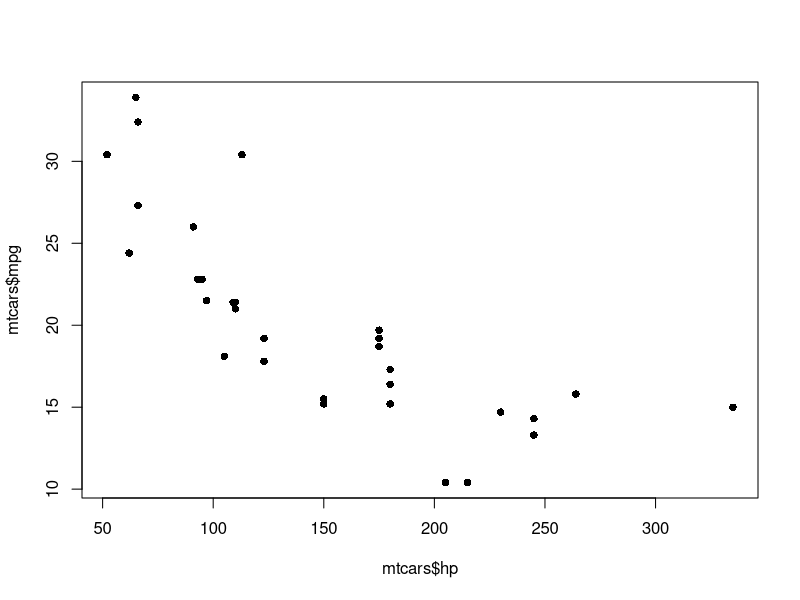
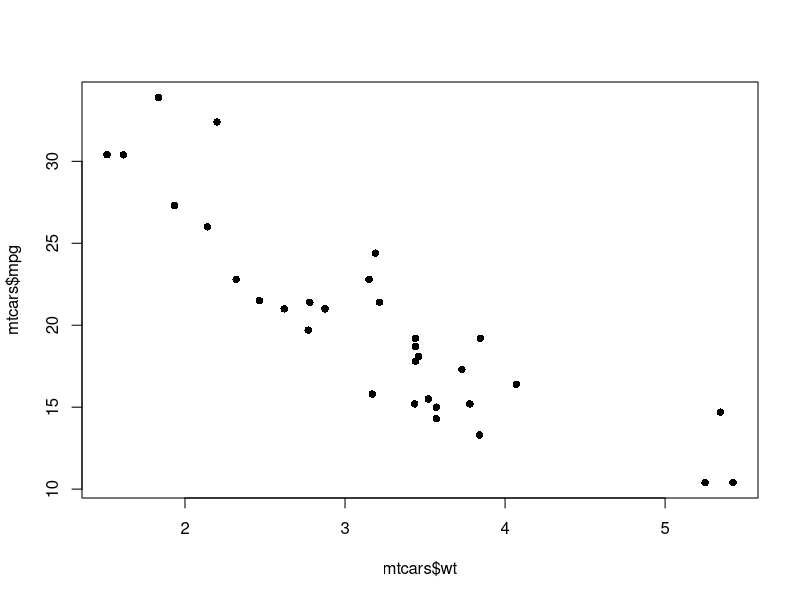
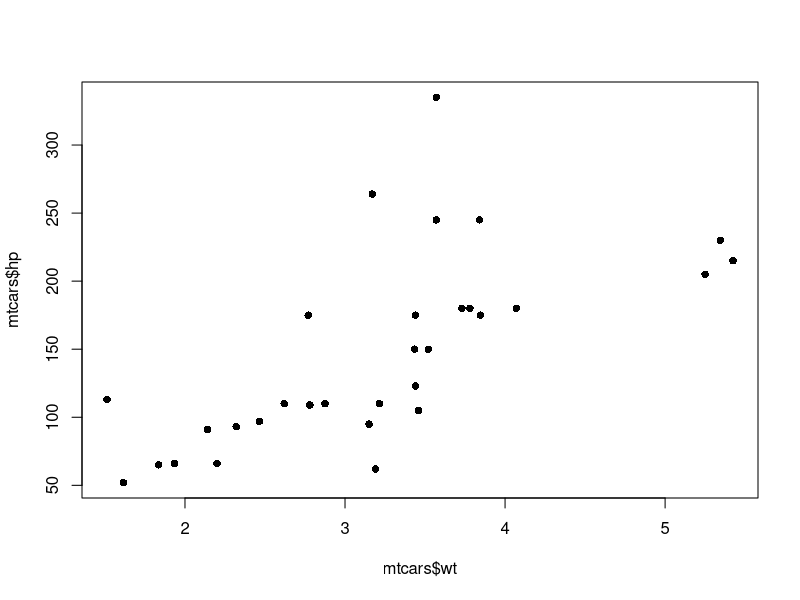
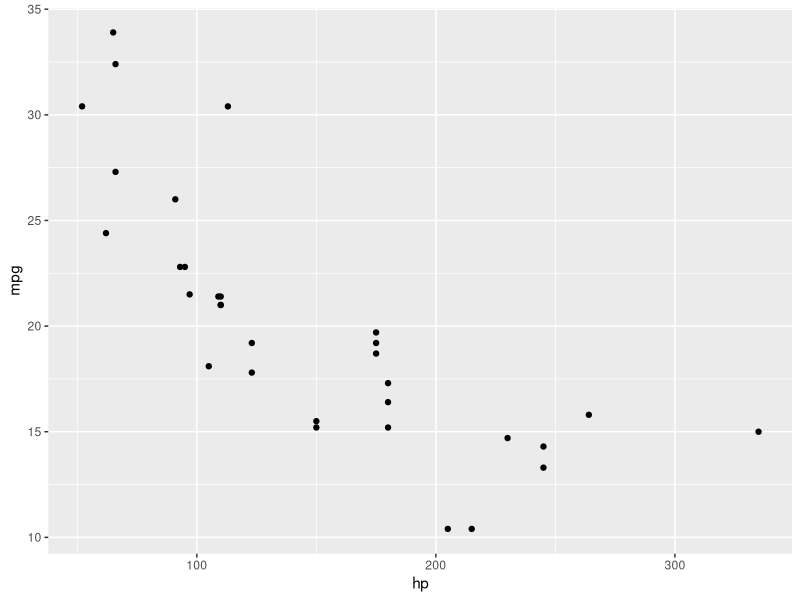
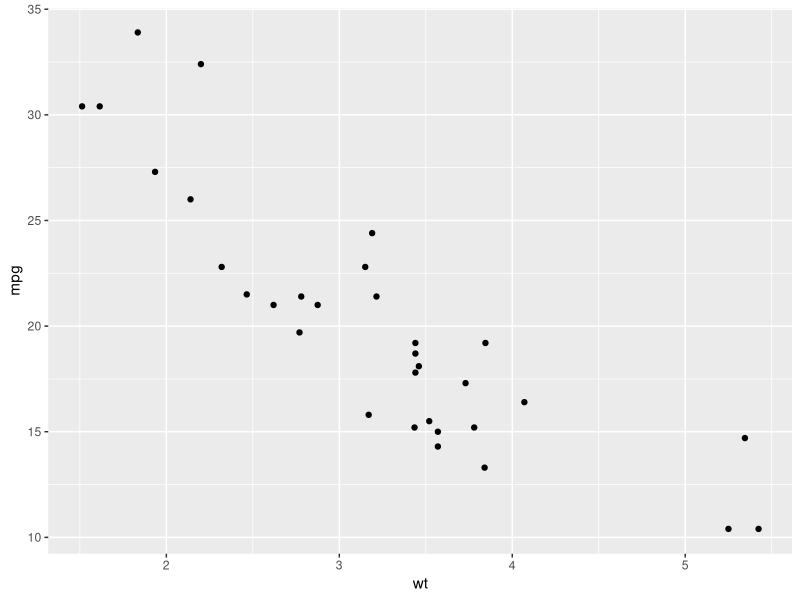
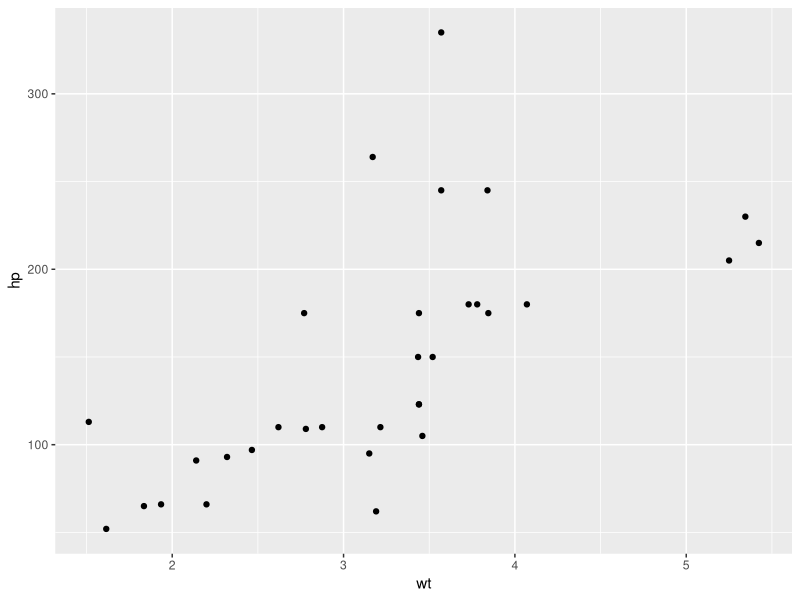

These figures' R source, in order: (Note: this script raises an error after producing the figures.)
library(tidyverse)

## Correlation
library(ggplot2)

cor(mtcars$mpg, mtcars$hp)
cor(mtcars$mpg, mtcars$wt)

plot(mtcars$hp, mtcars$mpg, pch=16)
plot(mtcars$wt, mtcars$mpg, pch=16)
plot(mtcars$wt, mtcars$hp, pch=16)

ggplot(mtcars, aes(hp, mpg)) + geom_point()
ggplot(mtcars, aes(wt, mpg)) + geom_point()
ggplot(mtcars, aes(wt, hp)) + geom_point()

cor(mtcars[ , c("mpg", "wt", "hp")])

# Dplyr (Tidyverse)
library(dplyr)
cormat <- mtcars %>% 
    select(mpg, wt, hp, am) %>%
    cor()

# Compute correlation (r) and significance test
cor(mtcars$mpg, mtcars$hp)
cor.test(mtcars$mpg, mtcars$hp)

## Linear Regression
# Simple linear regression
lmFit <- lm(mpg ~ hp, data = mtcars)

summary(lmFit)

# Prediction
lmFit$coefficients[[1]] + lmFit$coefficients[[2]] * 200

new_cars <- data.frame(
    hp = c(250, 320, 400, 410, 450)
)
new_cars <- tibble(
    hp = c(250, 320, 400, 410, 450)
)

# Predict
new_cars$hp_pred <- predict(lmFit, newdata = new_cars) #wrong column
new_cars$mpg_pred <- predict(lmFit, newdata = new_cars)
new_cars$hp_pred <- null #remove column
new_cars

summary(mtcars$hp)

# RMSE (Root Mean Squared Error)
# Multiple linear regression
# lm(ตัวแปรตาม ~ ตัวแปรต้น)
#mpg = f(hp, wt, am)
#mpg = intercept + b0*hp + b1*wt + b2*am
lmFit_v2 <- lm(mpg ~ hp + wt + am, data = mtcars)
coefs <- coef(lmFit_v2)
coefs[[1]] + coefs[[2]]*200 + coefs[[3]]*3.5 + coefs[[4]] * 1

## Build full model
lmFit_full <- lm(mpg ~ ., data = mtcars)
mtcars$predicted <- predict(lmFit_full)
head(mtcars)

## Train RMSE
squared_error <- (mtcars$mpg - mtcars$predicted) ** 2
(rmse <- sqrt(mean(squared_error))) 

## Randomly split Data
set.seed(42)
n <- nrow(mtcars)
id <- sample(1:n, size = n*0.7)
train_data <- mtcars[id, ]
test_data <- mtcars[-id, ]

# Train model
model1 <- lm(mpg ~ hp + wt + am +disp, data = train_data)
p_train <- predict(model1)
(rmse_train <- sqrt(mean((train_data$mpg - p_train) ** 2)))

# Test model
p_test <- predict(model1, newdata = test_data)
(rmse_test <- sqrt(mean((test_data$mpg - p_test) ** 2)))

# Print result
cat("RMSE of train data: ", rmse_train, 
    "\nRMSE of test data: ", rmse_test)

## Logistic regression
mtcars %>% head()

str(mtcars)

# Convert am to factor
mtcars$am <- factor(mtcars$am,
                    levels = c(0,1),
                    labels = c("Auto", "Manual"))
class(mtcars$am)
table(mtcars$am) #Crate frequency table

# Build model Logistic regression
# Randomly split Data
set.seed(42)
n <- nrow(mtcars)
id <- sample(1:n, size = n*0.7)
train_data <- mtcars[id, ]
test_data <- mtcars[-id, ]

# Train model
logit_model <- glm(am ~ mpg, 
                   data = train_data,
                   family = "binomial")
p_train <- predict(logit_model, type = "response") #probability
train_data$pred <- if_else(p_train >= 0.5, "Manual", "Auto")
mean(train_data$am == train_data$pred)

# Test model
p_test <- predict(logit_model, 
                  newdata = test_data,
                  type = "response") 
test_data$pred <- if_else(p_test >= 0.5, "Manual", "Auto")
mean(test_data$am == test_data$pred)